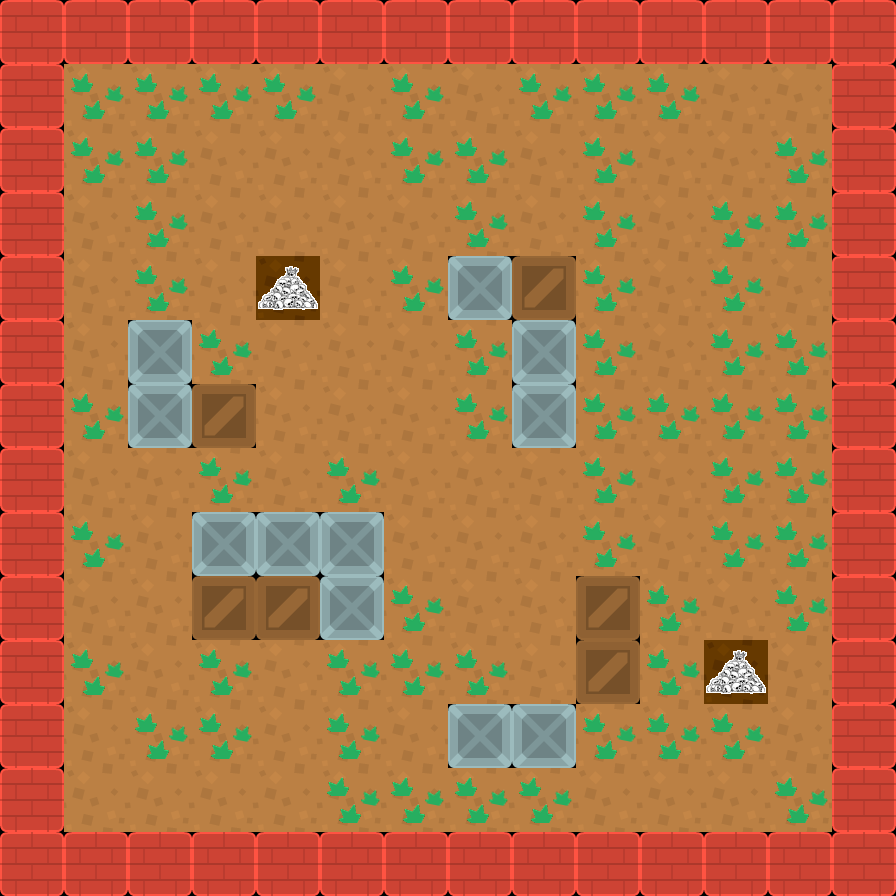

This is a level from a 2D game, rendered from its Tiled map with the project's own tilesets. A one-line summary and the complete map file follow:
An orthogonal 14x14 tile map with 64x64 px tiles, 2 tile layers (Ground, Block) and 14 objects (11x wall, 3x enemy).

<map version="1.4" tiledversion="1.4.3" orientation="orthogonal" renderorder="right-down" width="14" height="14" tilewidth="64" tileheight="64" infinite="0" nextlayerid="5" nextobjectid="27">
 <tileset firstgid="1" source="Materials.tsx" />
 <layer id="1" name="Ground" width="14" height="14">
  <data encoding="csv">
3,3,3,3,3,3,3,3,3,3,3,3,3,3,
3,5,5,5,5,6,5,6,5,5,5,6,6,3,
3,5,5,6,6,6,5,5,6,5,6,6,5,3,
3,6,5,6,6,6,6,5,6,5,6,5,5,3,
3,6,5,6,4,6,5,1,2,5,6,5,6,3,
3,6,1,5,6,6,6,5,1,5,6,5,5,3,
3,5,1,2,6,6,6,5,1,5,5,5,5,3,
3,6,6,5,6,5,6,6,6,5,6,5,5,3,
3,5,6,1,1,1,6,6,6,5,6,5,5,3,
3,6,6,2,2,1,5,6,6,2,5,6,5,3,
3,5,6,5,6,5,5,5,6,2,5,4,6,3,
3,6,5,5,6,5,6,1,1,5,5,5,6,3,
3,6,6,6,6,5,5,5,5,6,6,6,5,3,
3,3,3,3,3,3,3,3,3,3,3,3,3,3
</data>
 </layer>
 <layer id="4" name="Block" width="14" height="14">
  <data encoding="csv">
0,0,0,0,0,0,0,0,0,0,0,0,0,0,
0,0,0,0,0,0,0,0,0,0,0,0,0,0,
0,0,0,0,0,0,0,0,0,0,0,0,0,0,
0,0,0,0,0,0,0,0,0,0,0,0,0,0,
0,0,0,0,0,0,0,0,0,0,0,0,0,0,
0,0,0,0,0,0,0,0,0,0,0,0,0,0,
0,0,0,0,0,0,0,0,0,0,0,0,0,0,
0,0,0,0,0,0,0,0,0,0,0,0,0,0,
0,0,0,0,0,0,0,0,0,0,0,0,0,0,
0,0,0,0,0,0,0,0,0,0,0,0,0,0,
0,0,0,0,0,0,0,0,0,0,0,0,0,0,
0,0,0,0,0,0,0,0,0,0,0,0,0,0,
0,0,0,0,0,0,0,0,0,0,0,0,0,0,
0,0,0,0,0,0,0,0,0,0,0,0,0,0
</data>
 </layer>
 <objectgroup id="3" name="Obstacles">
  <object id="9" name="wall" x="192" y="512" width="192" height="128" />
  <object id="11" name="enemy" x="272" y="272" width="32" height="32" />
  <object id="12" name="enemy" x="272" y="272" width="32" height="32" />
  <object id="13" name="enemy" x="720" y="656" width="32" height="32" />
  <object id="14" name="wall" x="0" y="0" width="64" height="896" />
  <object id="16" name="wall" x="64" y="0" width="832" height="64" />
  <object id="17" name="wall" x="832" y="64" width="64" height="832" />
  <object id="18" name="wall" x="64" y="832" width="768" height="64" />
  <object id="19" name="wall" x="128" y="320" width="64" height="128" />
  <object id="20" name="wall" x="448" y="256" width="128" height="64" />
  <object id="21" name="wall" x="512" y="320" width="64" height="128" />
  <object id="23" name="wall" x="192" y="384" width="64" height="64" />
  <object id="24" name="wall" x="448" y="704" width="128" height="64" />
  <object id="26" name="wall" x="576" y="576" width="64" height="128" />
 </objectgroup>
</map>